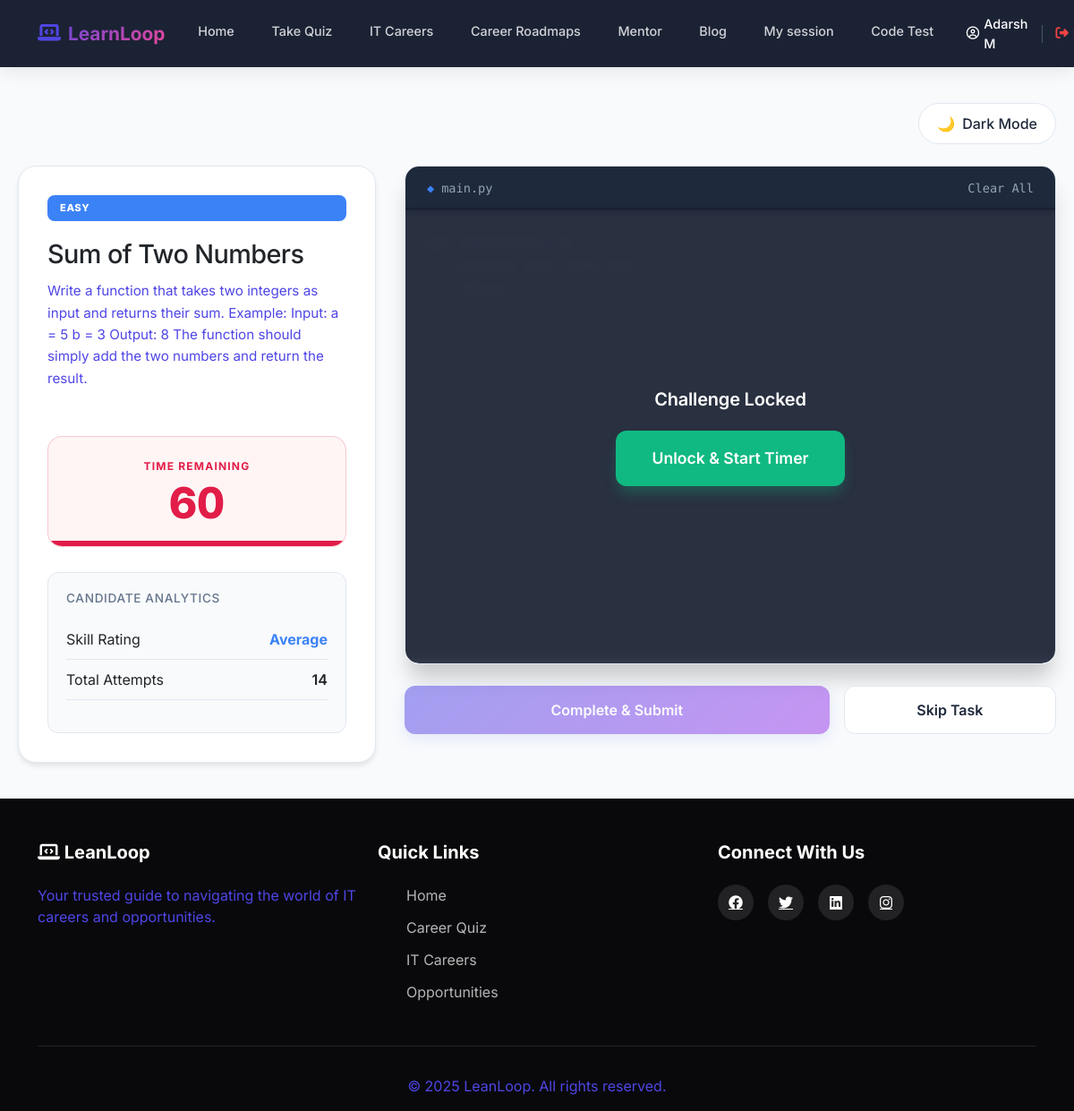
The app's page /careers/arena/ (signed in) with its own data.
### accounts/models.py (models this page shows, shortened)
class CustomUser(AbstractUser):
    ROLE_CHOICES = (
        ('user', 'User'),
        ('mentor', 'Mentor'),
        ('Admin', 'Admin'),
    )
    role = models.CharField(
        max_length=10,
        choices=ROLE_CHOICES,
        default='user'
    )
    phone_regex = RegexValidator(
    regex=r'^[9876]\d{9}$',
    message="Phone number must be a 10-digit number and start with 9, 8, 7, or 6."
    )
    phone_number = models.CharField(
        max_length=10,
        blank=True,
        null=True,
        validators=[phone_regex],
        unique=True,
        help_text='Enter 10 digit phone number'
    )
    previous_experience = models.BooleanField(blank=True, null=True,verbose_name="Previous Experience")
    is_approved=models.BooleanField(default=False)
    GENDER_CHOICES = [
        ('male', 'Male'),
        ('female', 'Female'),
        ('other', 'Other'),
        ('prefer_not_to_say', 'Prefer not to say'),
    ]
    gender = models.CharField(
        max_length=20,
        choices=GENDER_CHOICES,
        blank=False,
        null=False
    )
    profile_photo = models.ImageField(upload_to='profile_photos/', blank=False, null=True)
    education = models.CharField(max_length=200, blank=True, null=True)
    career_domain = models.CharField(max_length=100, blank=True, null=True)
    profession = models.CharField(max_length=100, blank=False, null=True)
    experience_years = models.PositiveIntegerField(
        null=True,
        blank=False,
    )
    expertise = models.CharField(
        blank=False,
        null=True,
        max_length=100,
    )
    bio = models.CharField(
        blank=False,
        null=True,
    )
    linkedin = models.URLField(blank=True, null=True)
    portfolio = models.URLField(blank=True, null=True)
    available_days = models.JSONField(default=list)  # ["mon", "wed", "fri"]
    available_from = models.TimeField(default="09:00")
    available_to = models.TimeField(default="17:00")
    session_duration = models.CharField(
        max_length=10,
        choices=[
            ('30', '30 Minutes'),
            ('60', '60 Minutes'),
        ],null=True, blank=False
    )
    intro_video = models.FileField(upload_to="mentor_videos/", blank=True, null=True)
    created_at = models.DateTimeField(
        auto_now_add=True,
        null=True
    )

### careers/models.py (models this page shows, shortened)
class CodingQuestion(models.Model):
    DIFFICULTY_CHOICES = [
        ('Easy', 'Easy'),
        ('Medium', 'Medium'),
        ('Hard', 'Hard'),
    ]
    title = models.CharField(max_length=200)
    description = models.TextField()
    difficulty = models.CharField(
        max_length=50,
        choices=DIFFICULTY_CHOICES,
        default='Easy'
    )
    template_code = models.TextField(default="def solution():\n    # Write your code here\n    pass")
    time_limit_seconds = models.IntegerField(default=60)

class UserCodingProfile(models.Model):
    user = models.OneToOneField(settings.AUTH_USER_MODEL, on_delete=models.CASCADE)
    total_score = models.FloatField(default=0.0)
    attempts = models.IntegerField(default=0)
    @property
    def skill_rating(self):
        if self.attempts == 0: return "Not Rated"
        avg = self.total_score / self.attempts
        if avg >= 80: return "Good"
        elif avg >= 50: return "Average"
        return "Low"

### careers/views.py (the view)
# urls.py: path('arena/', views.code_arena, name='codearena'), #Coding arena main page
@login_required
def code_arena(request):
    questions = CodingQuestion.objects.all()
    question = random.choice(questions) if questions.exists() else None
    stats, _ = UserCodingProfile.objects.get_or_create(user=request.user)
    return render(request, 'careers/arena.html', {
        'question': question,
        'stats': stats
    })

### careers/templates/careers/arena.html (shortened to what this page needs)
{% extends 'dashboard/userbase.html' %}
{% block content %}
<div class="qcontainer">
    <div class="header-nav">
        <button class="theme-toggle" onclick="toggleTheme()">
            <span id="theme-icon">🌙</span> <span id="theme-text">Dark Mode</span>
        </button>
    </div>
    {% if question %}
    <div class="workspace">
        <div class="card">
            <span class="difficulty-badge">{{ question.difficulty }}</span>
            <h1 style="margin-top: 0; margin-bottom: 12px; font-size: 1.8rem; letter-spacing: -0.02em;">{{ question.title }}</h1>
            <p style="line-height: 1.6; color: var(--text-muted); font-size: 0.95rem; margin-bottom: 24px;">{{ question.description }}</p>
            <div class="timer-container">
                <span class="timer-label">Time Remaining</span>
                <span id="timer">{{ question.time_limit_seconds }}</span>
                <div class="progress-bar-wrap">
                    <div id="progress-fill"></div>
                </div>
            </div>
            <div class="progress-panel" style="background-color: var(--bg-body); padding: 20px; border-radius: 12px; border: 1px solid var(--border-color);">
                <h4 style="margin-top: 0; margin-right: 0; margin-bottom: 16px; margin-left: 0; font-size: 0.85rem; text-transform: uppercase; letter-spacing: 0.05em; color: var(--text-muted);">Candidate Analytics</h4>
                <div class="stats-item">
                    <span>Skill Rating</span>
                    <strong id="res-rating" style="color: var(--accent);">{{ stats.skill_rating|default:"--" }}</strong>
                </div>
                <div class="stats-item">
                    <span>Total Attempts</span>
                    <span id="res-attempts" style="font-weight: 600;">{{ stats.attempts|default:"0" }}</span>
                </div>
            </div>
        </div>
        <div>
            <div class="editor-wrapper">
                <div id="editor-overlay">
                    <span class="overlay-text">Challenge Locked</span>
                    <button id="start-btn" onclick="startChallenge()" class="btn btn-start">
                        Unlock & Start Timer
                    </button>
                </div>
                <div class="editor-header">
                    <div style="display: flex; align-items: center; gap: 8px;">
                        <span style="color: #3b82f6;">◆</span> main.py
                    </div>
                    <span id="clear-code" style="cursor:pointer; font-weight: 500;">Clear All</span>
                </div>
            </div>
            <div style="display: grid; grid-template-columns: 2fr 1fr; gap: 16px; margin-top: 24px;">
                <button id="submit-btn" onclick="runEvaluation()" class="btn btn-primary" disabled>
                    Complete & Submit
                </button>
                <button onclick="window.location.reload()" class="btn btn-secondary">
                    Skip Task
                </button>
            </div>
        </div>
    </div>
    {% endif %}
</div>
{% endblock %}

### accounts/templates/dashboard/userbase.html (shortened to what this page needs)
{% load static %}
<!DOCTYPE html>
<html lang="en">
<head>
    <link href="https://cdn.jsdelivr.net/npm/bootstrap@5.3.0/dist/css/bootstrap.min.css" rel="stylesheet">
    <link rel="stylesheet" href="https://cdnjs.cloudflare.com/ajax/libs/font-awesome/6.4.0/css/all.min.css">
    <link rel="stylesheet" href="{% static 'css/userpage.css' %}">
</head>
<body>
    <nav class="navbar navbar-expand-lg navbar-dark fixed-top">
        <div class="container">
            <a class="navbar-brand" href="#">
                <i class="fas fa-laptop-code"></i> LearnLoop
            </a>
            <div class="collapse navbar-collapse" id="navbarNav">
                <ul class="navbar-nav ms-auto">
                    <li class="nav-item"><a class="nav-link" href="{% url 'user_dashboard' %}">Home</a></li>
                    <li class="nav-item"><a class="nav-link" href="{% url 'careers:assessment' %}">Take Quiz</a></li>
                    <li class="nav-item"><a class="nav-link" href="#careers">IT Careers</a></li>
                    <li class="nav-item"><a class="nav-link" href="{% url 'careers:roads' %}">Career Roadmaps</a></li>
                    <li class="nav-item"><a class="nav-link" href="{% url 'mentor_list' %}">Mentor</a></li>
                    <li class="nav-item"><a class="nav-link" href="{% url 'blog_list' %}">Blog</a></li>
                    <li class="nav-item"><a class="nav-link" href="{% url 'user_sessions' %}">My session</a></li>
                    <li class="nav-item"><a class="nav-link" href="{% url 'careers:codearena' %}">Code Test</a></li>
                    <li class="nav-item ms-lg-3 d-flex align-items-center user-controls">
                        <a href="{% url 'user_profile' %}" class="nav-username" style="text-decoration: none;">
                            <i class="far fa-user-circle"></i> {{ request.user.first_name }} {{ request.user.last_name }}
                        </a>
                        <a class="nav-logout" href="{% url 'logout' %}">
                            <i class="fas fa-sign-out-alt"></i> Logout
                        </a>
                    </li>
                </ul>
            </div>
        </div>
    </nav>
    {% block content %}
    {% endblock %}
    <footer class="footer">
        <div class="container">
            <div class="row">
                <div class="col-lg-4">
                    <h5><i class="fas fa-laptop-code"></i> LeanLoop</h5>
                    <p>Your trusted guide to navigating the world of IT careers and opportunities.</p>
                </div>
                <div class="col-lg-4">
                    <h5>Quick Links</h5>
                    <ul class="footer-links">
                        <li><a href="#home">Home</a></li>
                        <li><a href="#questionnaire">Career Quiz</a></li>
                        <li><a href="#careers">IT Careers</a></li>
                        <li><a href="#opportunities">Opportunities</a></li>
                    </ul>
                </div>
                <div class="col-lg-4">
                    <h5>Connect With Us</h5>
                    <div class="social-links">
                        <a href="#"><i class="fab fa-facebook"></i></a>
                        <a href="#"><i class="fab fa-twitter"></i></a>
                        <a href="#"><i class="fab fa-linkedin"></i></a>
                        <a href="#"><i class="fab fa-instagram"></i></a>
                    </div>
                </div>
            </div>
            <div class="footer-bottom">
                <p>&copy; 2025 LeanLoop. All rights reserved.</p>
            </div>
        </div>
    </footer>
</body>
</html>

### static/css/userpage.css (style rules this page uses)
* { margin: 0; padding: 0; box-sizing: border-box; }
:root { --primary-color: #4f46e5; --secondary-color: #9333ea; --accent-color: #ec4899; --dark-bg: #09090b; --light-bg: #f4f4f5; --text-dark: #18181b; --text-light: #ffffff; --card-bg: #ffffff; --shadow: 0 10px 40px rgba(79, 70, 229, 0.08); --shadow-hover: 0 20px 60px rgba(147, 51, 234, 0.15); }
body { font-family: 'Poppins', sans-serif; color: var(--text-dark); overflow-x: hidden; background: var(--light-bg); }
html { scroll-behavior: smooth; }
.navbar { background: rgba(15, 23, 42, 0.95); backdrop-filter: blur(10px); padding: 1rem 0; transition: all 0.3s ease; box-shadow: 0 2px 20px rgba(0, 0, 0, 0.1); }
.navbar-brand { font-weight: 700; font-size: 1.5rem; background: linear-gradient(135deg, var(--primary-color), var(--accent-color)); -webkit-background-clip: text; -webkit-text-fill-color: transparent; background-clip: text; }
.navbar-brand i,p { -webkit-text-fill-color: var(--primary-color); }
.nav-link { color: rgba(255, 255, 255, 0.8) !important; font-weight: 500; margin: 0 0.5rem; transition: all 0.3s ease; position: relative; }
.nav-link::after { content: ''; position: absolute; bottom: -5px; left: 50%; width: 0; height: 2px; background: linear-gradient(135deg, var(--primary-color), var(--accent-color)); transition: all 0.3s ease; transform: translateX(-50%); }
.btn-primary { background: linear-gradient(135deg, var(--primary-color), var(--secondary-color)); border: none; padding: 0.875rem 2rem; font-weight: 600; transition: all 0.3s ease; box-shadow: 0 5px 15px rgba(102, 126, 234, 0.3); }
.footer { background: var(--dark-bg); color: var(--text-light); padding: 3rem 0 1rem; }
.footer h5 { font-weight: 700; margin-bottom: 1.5rem; }
.footer-links { list-style: none; }
.footer-links li { margin-bottom: 0.75rem; }
.footer-links a { color: rgba(255, 255, 255, 0.7); text-decoration: none; transition: all 0.3s ease; }
.social-links { display: flex; gap: 1rem; }
.social-links a { width: 40px; height: 40px; background: rgba(255, 255, 255, 0.1); border-radius: 50%; display: flex; align-items: center; justify-content: center; color: var(--text-light); transition: all 0.3s ease; }
.footer-bottom { text-align: center; margin-top: 2rem; padding-top: 2rem; border-top: 1px solid rgba(255, 255, 255, 0.1); }
.footer-bottom p { color: rgba(255, 255, 255, 0.5); margin: 0; }

### accounts/templates/dashboard/userbase.html (style rules this page uses)
.nav-username { color: #ffffff; font-weight: 500; margin-right: 15px; font-size: 0.9rem; display: flex; align-items: center; gap: 5px; }
.nav-logout { color: #ef4444; font-weight: 500; text-decoration: none; font-size: 0.9rem; transition: color 0.2s; display: flex; align-items: center; gap: 5px; }
.navbar-brand { color: #f3e8ff !important; font-weight: 700; font-size: 1.3rem; display: flex; align-items: center; gap: 8px; }
.navbar-brand i { color: #a855f7; }
.navbar-nav .nav-link { font-size: 0.9rem; padding: 0.5rem 0.8rem !important; white-space: nowrap; }
.user-controls { margin-left: 1rem; }

### records on screen
CustomUser: user.first_name "Adarsh", user.last_name "M"
CodingQuestion: difficulty "EASY", title "Sum of Two Numbers", description "Write a function that takes two integers as input and returns their sum. Example: Input: a = 5 b = 3 Output: 8 The function should simply add the two numbers and return the result.", time_limit_seconds "60"
UserCodingProfile: skill_rating "Average", attempts "14"
